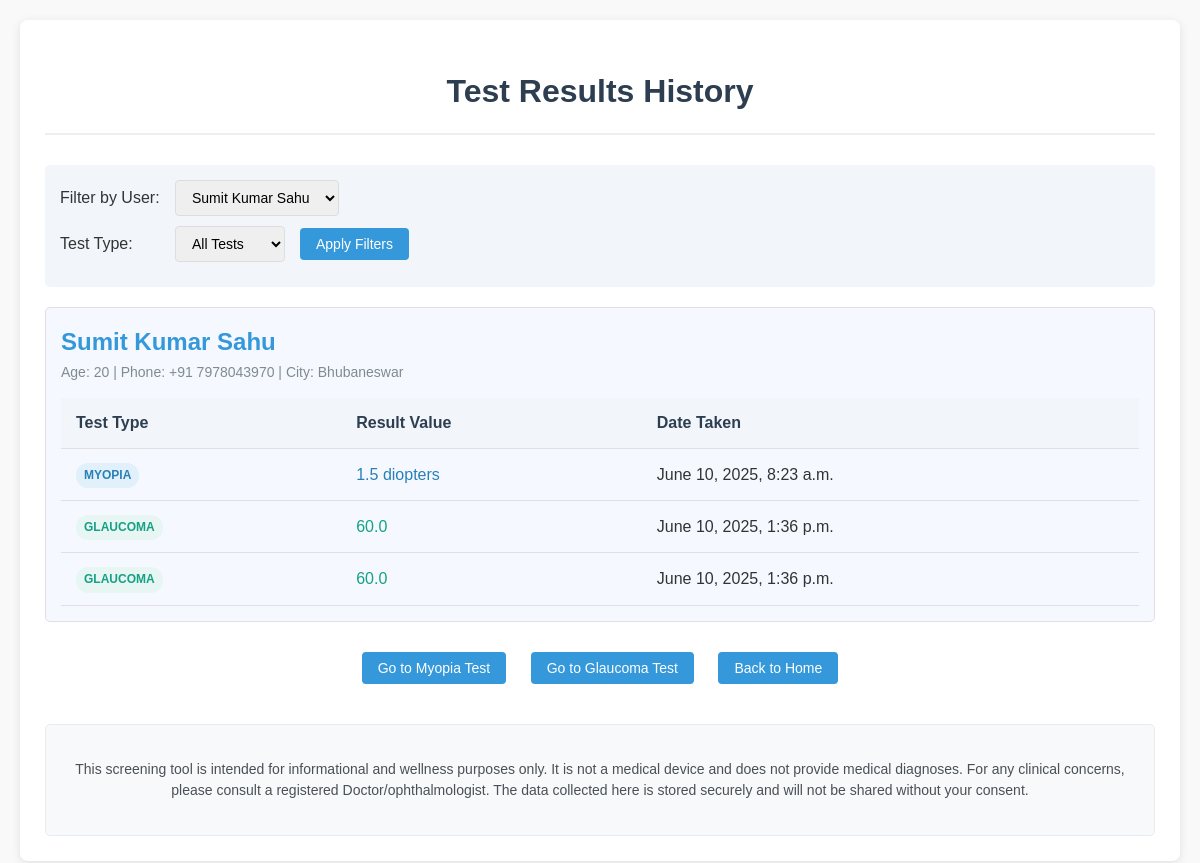
The app's page /results_history/ (signed in) with its own data.
### BaseInfo/models.py (models this page shows, shortened)
class User(models.Model):
    name = models.CharField(max_length=300)
    age = models.IntegerField()
    ph_Number = models.CharField(max_length=200,unique=True)
    city = models.CharField(max_length=200)
    password = models.CharField(max_length=300)

class TestResult(models.Model):
    TEST_CHOICES = (
        ('myopia', 'Myopia'),
        ('glaucoma', 'Glaucoma'),
    )
    user = models.ForeignKey(User, on_delete=models.CASCADE, related_name='test_results')
    test_type = models.CharField(max_length=100, choices=TEST_CHOICES)
    final_score = models.DecimalField(max_digits=5,decimal_places=2,null=True)
    result_value = models.FloatField(null = True)
    date_taken = models.DateTimeField(auto_now_add=True)

### BaseInfo/views.py (the view)
# urls.py: path('results_history/', views.test_results_history, name='results_history'),
def test_results_history(request):
    user_id = request.session.get('user_id')
    if not user_id:
        return redirect('login')  # Or render an error page
    selected_test_type = request.GET.get('test_type')
    test_results = TestResult.objects.filter(user_id=user_id)
    if selected_test_type:
        test_results = test_results.filter(test_type=selected_test_type)
    color_vision_tests = ColorVisionTest.objects.filter(user_id=user_id)
    grouped_test_results = defaultdict(list)
    for result in test_results.select_related('user'):
        grouped_test_results[result.user].append(result)
    grouped_color_tests = defaultdict(list)
    for color_test in color_vision_tests.select_related('user'):
        grouped_color_tests[color_test.user].append(color_test)
    context = {
        'users': User.objects.all(),
        'grouped_results': dict(grouped_test_results),
        'grouped_color_tests': dict(grouped_color_tests),
        'selected_user_id': user_id,
        'selected_test_type': selected_test_type,
    }
    return render(request, 'test_results_history.html', context)

### Templates/test_results_history.html (shortened to what this page needs)
<!DOCTYPE html>
<html lang="en">
<head>
</head>
<body>
    <div class="container">
        <h1>Test Results History</h1>
        {% if users %}
            <div class="filters">
                <form method="get">
                    <div class="filter-row">
                        <label for="user-filter">Filter by User:</label>
                        <select id="user-filter" name="user_id">
                            {% for user in users %}
                                <option value="{{ user.id }}" {% if selected_user_id == user.id %}selected{% endif %}>
                                    {{ user.name }}
                                </option>
                            {% endfor %}
                        </select>
                    </div>
                    <div class="filter-row">
                        <label for="test-type">Test Type:</label>
                        <select id="test-type" name="test_type">
                            <option value="">All Tests</option>
                        </select>
                        <button type="submit">Apply Filters</button>
                    </div>
                </form>
            </div>
            {% if grouped_results %}
                {% for user, results in grouped_results.items %}
                    <div class="user-section">
                        <div class="user-header">
                            <div class="user-info">
                                <h2>{{ user.name }}</h2>
                                <div class="user-details">
                                    Age: {{ user.age }} | Phone: {{ user.ph_Number }} | City: {{ user.city }}
                                </div>
                            </div>
                        </div>
                        <table>
                            <thead>
                                <tr>
                                    <th>Test Type</th>
                                    <th>Result Value</th>
                                    <th>Date Taken</th>
                                </tr>
                            </thead>
                            <tbody>
                                {% for result in results %}
                                    <tr>
                                        <td>
                                            <span class="badge badge-{{ result.test_type|lower }}">
                                                {{ result.test_type|title }}
                                            </span>
                                        </td>
                                        <td class="test-{{ result.test_type|lower }}">
                                            {% if result.test_type == "myopia" %}
                                                {{ result.result_value }} diopters
                                            {% elif result.test_type == "glaucoma" %}
                                                {{ result.result_value }} percent
                                            {% else %}
                                                {{ result.result_value }}
                                            {% endif %}
                                        </td>
                                        <td>{{ result.date_taken|date:"F j, Y, g:i a" }}</td>
                                    </tr>
                                {% endfor %}
                            </tbody>
                        </table>
                    </div>
                {% endfor %}
            {% else %}
                <div class="no-results">
                    <p>No test results found matching your criteria.</p>
                </div>
            {% endif %}
        {% else %}
            <div class="no-results">
                <p>No test results available.</p>
            </div>
        {% endif %}
        <div class="navigation">
            {% if selected_user_id %}
                <a href="{% url 'base_myopia' user_id=selected_user_id %}">
                    <button>Go to Myopia Test</button>
                </a>
            {% else %}
                <p>No user found in session.</p>
            {% endif %}
            <a href="{% url 'base_glaucoma' %}">
                <button>Go to Glaucoma Test</button>
            </a>
            <a href="{% url 'create-user' %}">
                <button>Back to Home</button>
            </a>
        </div>
        <div class="disclaimer">
            <p>This screening tool is intended for informational and wellness purposes only. It is not a medical device and does not provide medical diagnoses. For any clinical concerns, please consult a registered Doctor/ophthalmologist. The data collected here is stored securely and will not be shared without your consent.</p>
        </div>
    </div>
</body>
</html>

### Templates/test_results_history.html (style rules this page uses)
body { font-family: Arial, sans-serif; line-height: 1.6; color: #333; max-width: 1200px; margin: 0 auto; padding: 20px; background-color: #f9f9f9; }
.container { background-color: white; border-radius: 8px; box-shadow: 0 2px 10px rgba(0,0,0,0.1); padding: 25px; }
h1 { color: #2c3e50; margin-bottom: 30px; text-align: center; border-bottom: 2px solid #eee; padding-bottom: 15px; }
.user-section { margin-bottom: 30px; padding: 15px; border: 1px solid #e0e0e0; border-radius: 5px; background-color: #f5f9ff; }
.user-header { display: flex; justify-content: space-between; align-items: center; margin-bottom: 15px; }
.user-info h2 { margin: 0; color: #3498db; }
.user-details { color: #7f8c8d; font-size: 14px; }
table { width: 100%; border-collapse: collapse; margin-top: 15px; }
th, td { padding: 12px 15px; text-align: left; border-bottom: 1px solid #e0e0e0; }
th { background-color: #f2f6fa; font-weight: bold; color: #2c3e50; }
.test-myopia { color: #2980b9; }
.test-glaucoma { color: #16a085; }
.filters { margin-bottom: 20px; padding: 15px; background-color: #f2f6fa; border-radius: 5px; }
.filter-row { display: flex; align-items: center; gap: 15px; margin-bottom: 10px; }
.filter-row label { min-width: 100px; }
select, input { padding: 8px 12px; border: 1px solid #ddd; border-radius: 4px; font-size: 14px; }
button { padding: 8px 16px; background-color: #3498db; color: white; border: none; border-radius: 4px; cursor: pointer; font-size: 14px; transition: background-color 0.2s; }
.navigation { margin-top: 30px; text-align: center; }
.navigation a { display: inline-block; margin: 0 10px; text-decoration: none; }
.badge { display: inline-block; padding: 3px 8px; border-radius: 12px; font-size: 12px; font-weight: bold; text-transform: uppercase; }
.badge-myopia { background-color: #e1f0fa; color: #2980b9; }
.badge-glaucoma { background-color: #e8f6f3; color: #16a085; }
.disclaimer { margin-top: 40px; padding: 20px; background-color: #f8f9fa; border: 1px solid #e9ecef; border-radius: 5px; font-size: 14px; color: #495057; text-align: center; line-height: 1.5; }

### records on screen
User: name "Sumit Kumar Sahu", age "20", ph_Number "+91 7978043970", city "Bhubaneswar"
TestResult: test_type "MYOPIA", result_value "1.5", date_taken "June 10, 2025, 8:23 a.m."
TestResult: test_type "GLAUCOMA", result_value "60.0", date_taken "June 10, 2025, 1:36 p.m."
TestResult: test_type "GLAUCOMA", result_value "60.0", date_taken "June 10, 2025, 1:36 p.m."

### other values on screen
form field user_id "Sumit Kumar Sahu"
